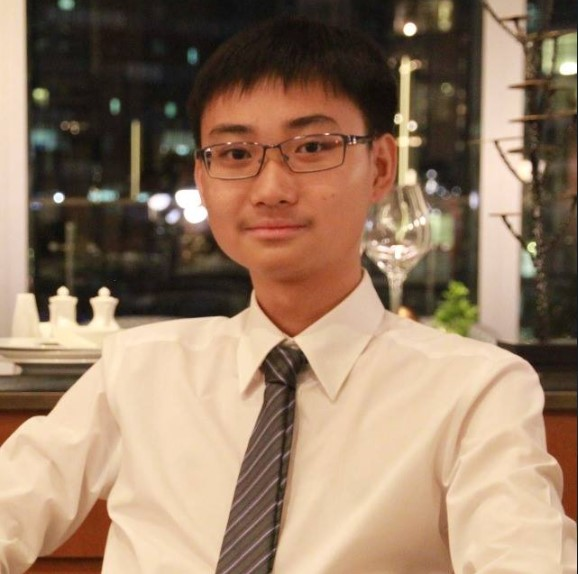
#> input picture tzj.jpg, 578 x 574 px, given in place of the camera
$ python run.py
#> lines starting #> are read from the running program, lines starting #| are printed output that depends on the picture; after the words box and inside, x2 and y2 are one past the last pixel; in counts of white or black regions, pixels touching at a corner belong together
#Based on Zed code - Person Fall detection using raspberry pi camera and opencv lib. Link: https://www.youtube.com/watch?v=eXMYZedp0Uo

import cv2
import time
import logging
fitToEllipse = False
video_name = ''
cap = cv2.VideoCapture(0)
time.sleep(2)

fgbg = cv2.createBackgroundSubtractorMOG2() # Help to remove background
j = 0
logging.basicConfig()
logging.root.setLevel(logging.NOTSET)
logging.basicConfig(level=logging.NOTSET)

while(1):

    ret, frame = cap.read() #ret in bool, frame in array
#> frame is the input picture: shape (574, 578, 3); mean B, G, R 102.4, 125.5, 151.7

    #Convert each frame to gray scale and subtract the background

    gray = cv2.cvtColor(frame, cv2.COLOR_BGR2GRAY) # converts to gray
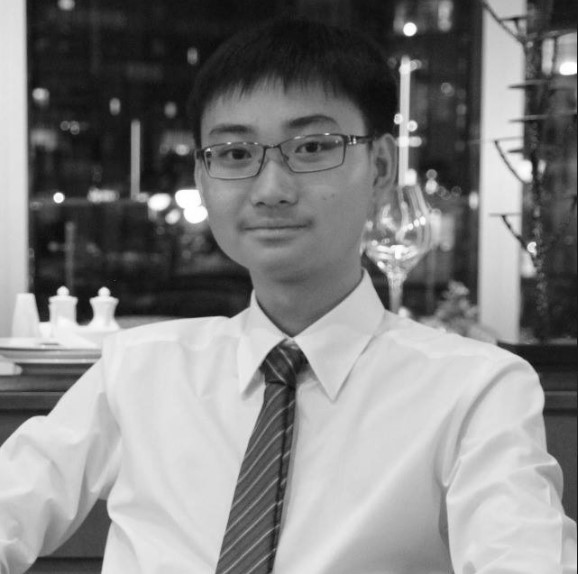
#> gray: shape (574, 578); min 10, max 255, mean 130.7
    fgmask = fgbg.apply(gray) #Apply the fgbg to gray pic
#> fgmask: shape (574, 578); every value is 127

    #Find contours
    contours, _ = cv2.findContours(fgmask, cv2.RETR_TREE, cv2.CHAIN_APPROX_SIMPLE) # source img, contour retrivial mode, contour approximation method
#> contours = [[[0, 0], [0, 573], [577, 573], [577, 0]]]
    # Returns points of contours and
    '''
    Different retrivial mode:
    RETR_LIST - Parents and Childs are equal, just contours
    RETR_EXTERNAL - Only the oldest/Top of the hierachy, dont care about others
    RETR_CCOMP -
    RETR_TREE - All contours and creates full hierachy list

    '''
    logging.info('Starting')
    if contours:
        # List to hold all areas
        areas = []

        for contour in contours:
            ar = cv2.contourArea(contour) # Returns area of coutours
            areas.append(ar) #Adds ar to areas
#> this loop made 1 pass
#> (contour, ar) on pass 1: ([[0, 0], [0, 573], [577, 573], [577, 0]], 330621)
#> after the loop, areas = [330621]

        max_area = max(areas, default = 0) #Compares values to find maximum area
#> max_area = 330621

        max_area_index = areas.index(max_area) # Finds the index of this area and passes it to max_area_index
#> max_area_index = 0

        cnt = contours[max_area_index] # finds the point of countour that has the highest area
#> cnt = [[0, 0], [0, 573], [577, 573], [577, 0]]

        M = cv2.moments(cnt) #Used to find the center of blob
#> M = moments, m00 330621, centre m10/m00, m01/m00 = (288.5, 286.5)

        x, y, w, h = cv2.boundingRect(cnt) #draws a bouding box at the point of countour that has the highest area
#> x = 0; y = 0; w = 578; h = 574

        cv2.drawContours(fgmask, [cnt], 0, (255,255,255), 3, maxLevel = 0) # draw contours
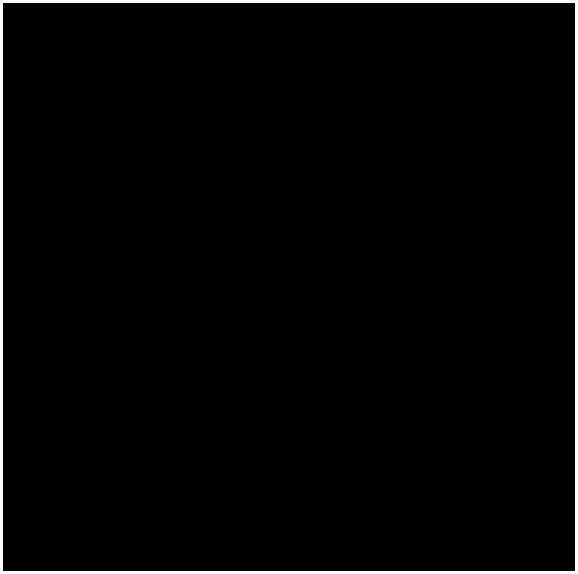
#> fgmask: shape (574, 578); values 127 (black) and 255 (white), 2.1% white; 1 white region, box (x1, y1, x2, y2) and area: (0, 0, 578, 574) 6876

        if h < w:
            j += 1 # if width of bounding box's width is higher than height, add one to counter j

        if j > 10:
            logging.info('FALL')
           # print("FALL")
           # cv2.putText(fgmask, 'FALL', (x, y), cv2.FONT_HERSHEY_TRIPLEX, 0.5, (255,255,255), 2)
            cv2.rectangle(frame,(x,y),(x+w,y+h),(0,0,255),2) # draw red rectangle when j is more than 10, known as falling

        if h > w:
            j = 0 # reset j to 0
            cv2.rectangle(frame,(x,y),(x+w,y+h),(0,255,0),2) # draw green rectangle when height  more than width


        cv2.imshow('video', frame)

        if cv2.waitKey(33) == 27:
#> (key Esc is pressed here)
         break

cap.release()
cv2.destroyAllWindows()
